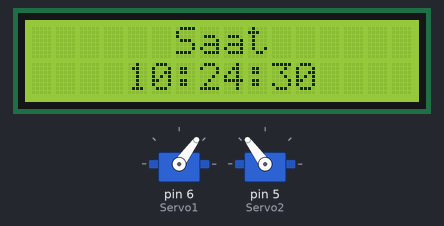
The sketch below on a simulated Arduino Uno, built with avr-gcc and run on an emulated ATmega328P. On the bench: 16×2 character LCD, 2 × servo. The local clock reads 2024-03-15 10:24:30 at power-on unless the sketch sets it.

Above: at 0.1 s.
At 19.5 s:
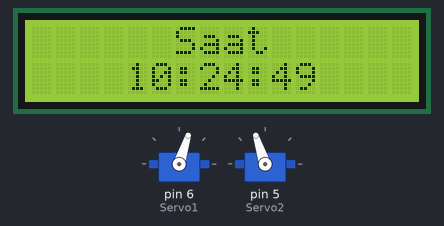
At 29.1 s:
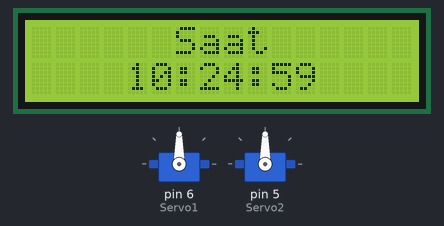
At 38.3 s:
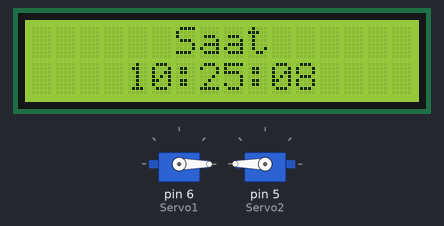
Timing chart, 0 to 39.8 s (numbered marks = the images above):
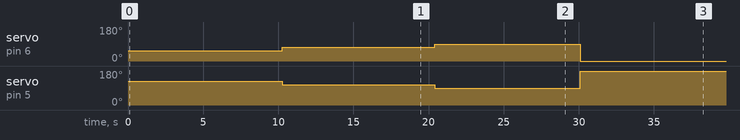

Measured:
- by itself, servo on pin 6 (Servo1): 54° → 72° at 10.3 s, → 90° 10.2 s later, → 0° 9.7 s later
- by itself, servo on pin 5 (Servo2): 126° → 108° at 10.3 s, → 90° 10.2 s later, → 180° 9.7 s later
- what the display in image 1 shows lasts 1.0 s, from 19.4 s to 20.4 s

The sketch:

sketch.ino
```cpp
#include <LiquidCrystal.h>
#include <RTClib.h>
#include <Servo.h>
RTC_DS1307 zaman;
Servo Servo1;
Servo Servo2;
byte saat,dk,sn;
LiquidCrystal lcd(12, 11, 10, 9, 8, 7);

void setup() {
  lcd.begin(16, 2);
  zaman.begin();
  Servo1.attach(6);
  Servo2.attach(5);
  lcd.print("Hello World!");
}

void loop() {
  saat=zaman.now().hour();
  dk=zaman.now().minute();
  sn=zaman.now().second();
  byte konum;
  LCDyaz();
  konum=sn/10;
  Servo1.write(konum*18);
  Servo2.write(180-konum*18);
  delay(500);
}

void LCDyaz()
  {
    lcd.clear();
    lcd.setCursor(6,0);
    lcd.print("Saat");
    lcd.setCursor(4,1);
    lcd.print(hane(saat)+":"+hane(dk)+":"+hane(sn));
  }

String hane(int sayi)
  {
    String sonuc=String(sayi);
    if (sayi<10) sonuc="0"+sonuc;
    return sonuc;
  }
```
